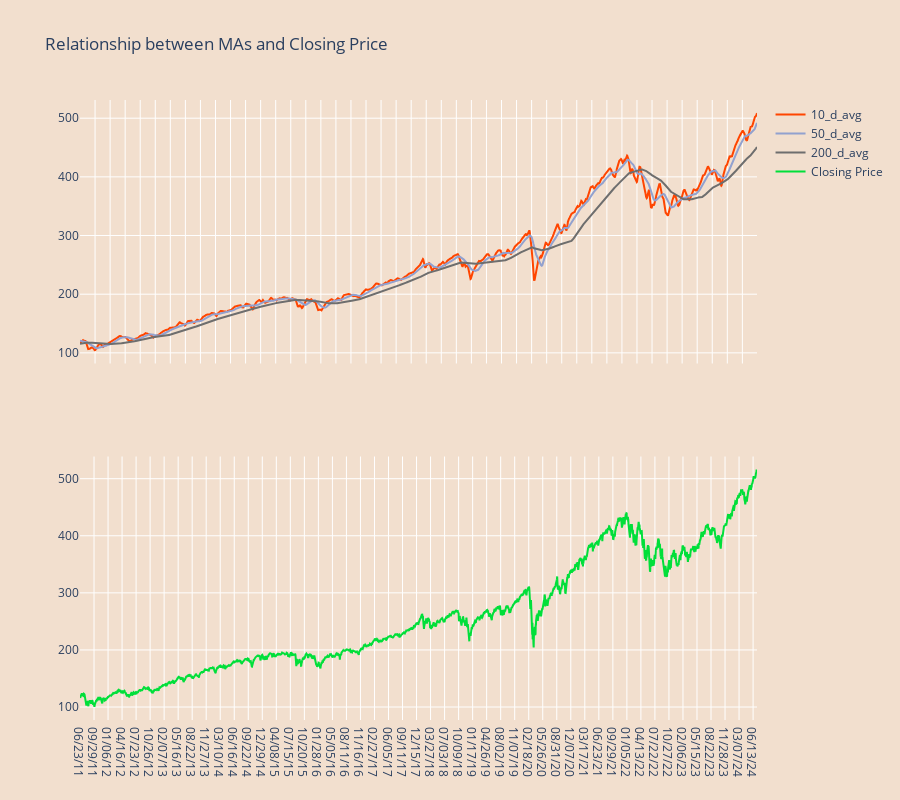

Source (notebook cell):
### Code cell
import pandas as pd
import numpy as np
import plotly.tools as tls
import plotly.graph_objs as go
from plotly.offline import iplot
from sklearn.metrics import mean_absolute_error, mean_squared_error

# Read VOO prices
df = pd.read_csv("/Users/yeoyusiang/Downloads/HistoricalPrices.csv")

# Strip any whitespace from column names
df.columns = df.columns.str.strip()

#reverse order of DataFrame to get date in ascending order
df = df.iloc[::-1]

# Calculate Moving Averages (10, 50, and 200)
df['10_d_avg'] = df['Close'].rolling(window=10).mean()
df['50_d_avg'] = df['Close'].rolling(window=50).mean()
df['200_d_avg'] = df['Close'].rolling(window=200).mean()

# Drop NA values for accurate comparison
df.dropna(inplace=True)

# Calculate accuracy metrics
mae_10 = mean_absolute_error(df['Close'], df['10_d_avg'])
mse_10 = mean_squared_error(df['Close'], df['10_d_avg'])
rmse_10 = np.sqrt(mse_10)

mae_50 = mean_absolute_error(df['Close'], df['50_d_avg'])
mse_50 = mean_squared_error(df['Close'], df['50_d_avg'])
rmse_50 = np.sqrt(mse_50)

mae_200 = mean_absolute_error(df['Close'], df['200_d_avg'])
mse_200 = mean_squared_error(df['Close'], df['200_d_avg'])
rmse_200 = np.sqrt(mse_200)

print(f"10-day MAE: {mae_10}")
print(f"10-day MSE: {mse_10}")
print(f"10-day RMSE: {rmse_10}")

print(f"50-day MAE: {mae_50}")
print(f"50-day MSE: {mse_50}")
print(f"50-day RMSE: {rmse_50}")

print(f"200-day MAE: {mae_200}")
print(f"200-day MSE: {mse_200}")
print(f"200-day RMSE: {rmse_200}")

# Variables to insert into Plotly
date = df['Date'].tolist()

# Create subplots
fig = tls.make_subplots(rows=2, cols=1, shared_xaxes=True)

colors = ['#ff4500', '#92a1cf', '#6E6E6E']
avgs = ['10_d_avg', '50_d_avg', '200_d_avg']

# Add moving average traces
for col, c in zip(avgs, colors):
    fig.add_trace(go.Scatter(x=date, y=df[col], mode='lines', name=col, line=dict(color=c)), row=1, col=1)

# Add closing price trace
fig.add_trace(go.Scatter(x=date, y=df['Close'], mode='lines', name='Closing Price', line=dict(color='#01DF3A')), row=2, col=1)

# Update layout
fig.update_layout(height=800, title='Relationship between MAs and Closing Price',
                  paper_bgcolor='#F2DFCE', plot_bgcolor='#F2DFCE')

# Show plot
iplot(fig, filename='pandas/mixed-type subplots')

### Figure 1 — Plotly figure (JSON) as saved in the notebook; plotly's stock layout.template omitted (floating-point values rounded to 4 significant figures; data arrays with more than 128 entries replaced by an {"elided": "..."} marker saying what was removed)
{"data": [{"line": {"color": "#ff4500"}, "mode": "lines", "name": "10_d_avg", "type": "scatter", "x": {"elided": "3284 str values"}, "xaxis": "x", "y": {"elided": "3284 float values"}, "yaxis": "y"}, {"line": {"color": "#92a1cf"}, "mode": "lines", "name": "50_d_avg", "type": "scatter", "x": {"elided": "3284 str values"}, "xaxis": "x", "y": {"elided": "3284 float values"}, "yaxis": "y"}, {"line": {"color": "#6E6E6E"}, "mode": "lines", "name": "200_d_avg", "type": "scatter", "x": {"elided": "3284 str values"}, "xaxis": "x", "y": {"elided": "3284 float values"}, "yaxis": "y"}, {"line": {"color": "#01DF3A"}, "mode": "lines", "name": "Closing Price", "type": "scatter", "x": {"elided": "3284 str values"}, "xaxis": "x2", "y": {"elided": "3284 float values"}, "yaxis": "y2"}], "layout": {"height": 800, "paper_bgcolor": "#F2DFCE", "plot_bgcolor": "#F2DFCE", "title": {"text": "Relationship between MAs and Closing Price"}, "xaxis": {"anchor": "y", "domain": [0, 1], "matches": "x2", "showticklabels": false}, "xaxis2": {"anchor": "y2", "domain": [0, 1]}, "yaxis": {"anchor": "x", "domain": [0.575, 1]}, "yaxis2": {"anchor": "x2", "domain": [0, 0.425]}}}
